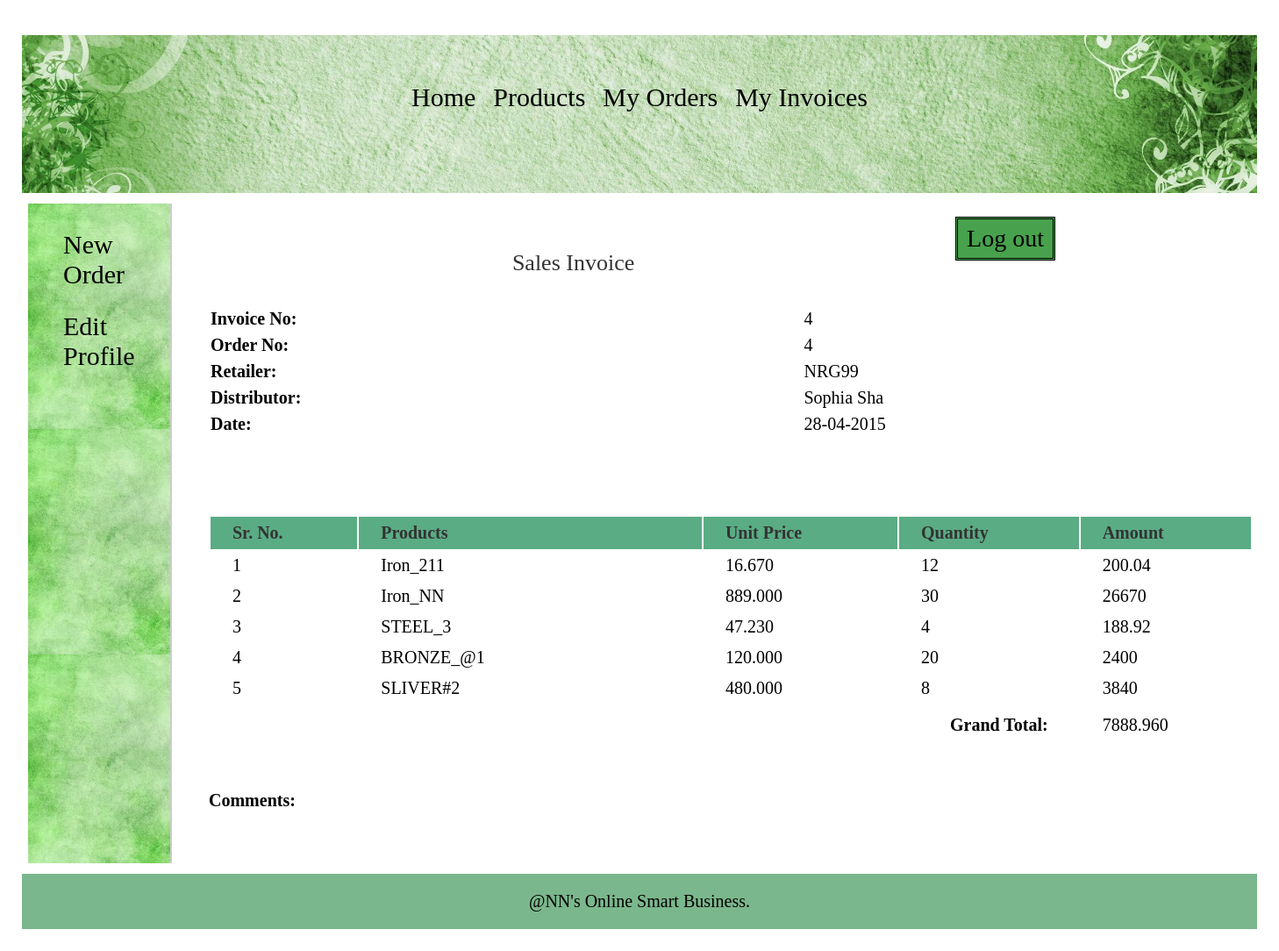
The page /retailer/view_invoice_items.php?id=4 (signed in) on the database its author committed.
### tables this page shows
CREATE TABLE `invoice` (
  `invoice_id` int(11) NOT NULL,
  `order_id` int(11) NOT NULL,
  `retailer_id` int(11) NOT NULL,
  `dist_id` int(11) NOT NULL,
  `date` date NOT NULL,
  `total_amount` decimal(10,3) NOT NULL,
  `comments` text DEFAULT NULL
);

CREATE TABLE `area` (
  `area_id` int(11) NOT NULL,
  `area_name` varchar(50) NOT NULL,
  `area_code` varchar(10) NOT NULL
);

CREATE TABLE `distributor` (
  `dist_id` int(11) NOT NULL,
  `dist_name` varchar(25) NOT NULL,
  `dist_email` varchar(50) DEFAULT NULL,
  `dist_phone` varchar(10) NOT NULL,
  `dist_address` varchar(200) DEFAULT NULL
);

CREATE TABLE `invoice_items` (
  `invoice_items_id` int(11) NOT NULL,
  `invoice_id` int(11) NOT NULL,
  `product_id` int(11) NOT NULL,
  `quantity` int(6) NOT NULL
);

CREATE TABLE `products` (
  `pro_id` int(11) NOT NULL,
  `pro_name` varchar(25) NOT NULL,
  `pro_desc` text DEFAULT NULL,
  `pro_price` decimal(10,3) NOT NULL,
  `unit` int(11) NOT NULL,
  `pro_cat` int(11) NOT NULL,
  `quantity` int(6) DEFAULT NULL
);

### retailer/view_invoice_items.php (the view, shortened to what this page needs)
<?php
	require("../includes/config.php");
include("translate.php");
	if(isset($_SESSION['retailer_login'])) {
		if(isset($_GET['id'])){
			$invoice_id = $_GET['id'];
			$queryInvoiceItems = "SELECT *,invoice_items.quantity as quantity FROM invoice,invoice_items,products WHERE invoice.invoice_id='$invoice_id' AND invoice_items.product_id=products.pro_id AND invoice_items.invoice_id=invoice.invoice_id";
			$resultInvoiceItems = mysqli_query($con,$queryInvoiceItems);
			$querySelectInvoice = "SELECT * FROM invoice,retailer,distributor,area WHERE invoice_id='$invoice_id' AND invoice.retailer_id=retailer.retailer_id AND retailer.area_id=area.area_id AND invoice.dist_id=distributor.dist_id";
			$resultSelectInvoice = mysqli_query($con,$querySelectInvoice);
			$rowSelectInvoice = mysqli_fetch_array($resultSelectInvoice);
		}
	}
	else {
		header('Location:../index.php');
	}
?>
<!DOCTYPE html>
<html>
<head>
	<link rel="stylesheet" href="../includes/main_style_ret.css" >
</head>
<body>
	<?php
		include("../includes/nav_retailer.inc.php");
		include("../includes/aside_retailer.inc.php");
	?>
	<section>
		<h1 style="text-align:center;">Sales Invoice</h1>
		<table class="table_infoFormat">
		<tr>
			<td><b> Invoice No: </b></td>
			<td> <?php echo $rowSelectInvoice['invoice_id']; ?> </td>
		</tr>
		<tr>
			<td><b> Order No: </b></td>
			<td> <?php echo $rowSelectInvoice['order_id']; ?> </td>
		</tr>
		<tr>
			<td><b> Retailer: </b></td>
			<td> <?php echo $rowSelectInvoice['area_code']; ?> </td>
		</tr>
		<tr>
			<td><b> Distributor: </b></td>
			<td> <?php echo $rowSelectInvoice['dist_name']; ?> </td>
		</tr>
		<tr>
			<td><b> Date: </b></td>
			<td> <?php echo date("d-m-Y",strtotime($rowSelectInvoice['date'])); ?> </td>
		</tr>
		</table>
		<form action="" method="POST" class="form">
		<table class="table_invoiceFormat" style="margin-top:50px;">
			<tr>
				<th style="padding-right:25px;"> Sr. No. </th>
				<th style="padding-right:150px;"> Products </th>
				<th style="padding-right:30px;"> Unit Price </th>
				<th style="padding-right:30px;"> Quantity </th>
				<th> Amount </th>
			</tr>
			<?php $i=1; while($rowInvoiceItems = mysqli_fetch_array($resultInvoiceItems)) { ?>
			<tr>
				<td> <?php echo $i; ?> </td>
				<td> <?php echo $rowInvoiceItems['pro_name']; ?> </td>
				<td> <?php echo $rowInvoiceItems['pro_price']; ?> </td>
				<td> <?php echo $rowInvoiceItems['quantity']; ?> </td>
				<td> <?php echo $rowInvoiceItems['quantity']*$rowInvoiceItems['pro_price']; ?> </td>
			</tr>
			<?php $i++; } ?>
			<tr style="height:40px;vertical-align:bottom;">
				<td colspan="4" style="text-align:right;"><b> Grand Total: </b></td>
				<td>
				<?php
					mysqli_data_seek($resultInvoiceItems,0);
					$rowInvoiceItems = mysqli_fetch_array($resultInvoiceItems);
					echo $rowInvoiceItems['total_amount'];
				?>
				</td>
			</tr>
		</table><br/><br/>
		<b>Comments:</b> <br/> <?php echo $rowSelectInvoice['comments']; ?>
		</form>
	</section>
	<?php
		include("../includes/footer.inc.php");
	?>
</body>
</html>

### includes/main_style_ret.css (style rules this page uses)
* { font-family: Georgia, serif; margin:5px; padding:5px; }
section { width:1000px; padding:10px; padding-bottom:40px; }
section h1 { margin-bottom:10px; font-weight:normal; color:#333; font-size: 26px; }
table { border-collapse: separate; width:125%; }
.table_invoiceFormat th { background-color: #5AAC84; color:#333; padding: 7px 25px; }
.table_invoiceFormat tr { border:none; }
.table_invoiceFormat td,.table_invoiceFormat tr { padding: 5px 25px; text-align: left; }
.table_infoFormat { margin:20px 5px 25px; }
.table_infoFormat td { padding:5px 5px 0px 0px; }
.table_infoFormat td:first-child { font-weight:bold; }

### includes/nav_retailer.inc.php (style rules this page uses)
body { font-family: Arial, Helvetica, sans-serif; }
* { box-sizing: border-box; }

### rows shown on the page
invoice: invoice_id "4", order "4", area.area_code "NRG99", dist.dist_name "Sophia Sha", date "28-04-2015", total_amount "7888.960"
invoice_items: product.pro_name "Iron_211", product.pro_price "16.670", quantity "12", $rowInvoiceItems['quantity']*$rowInvoiceItems['pro_price'] "200.04"
invoice_items: product.pro_name "Iron_NN", product.pro_price "889.000", quantity "30", $rowInvoiceItems['quantity']*$rowInvoiceItems['pro_price'] "26670"
invoice_items: product.pro_name "STEEL_3", product.pro_price "47.230", quantity "4", $rowInvoiceItems['quantity']*$rowInvoiceItems['pro_price'] "188.92"
invoice_items: product.pro_name "BRONZE_@1", product.pro_price "120.000", quantity "20", $rowInvoiceItems['quantity']*$rowInvoiceItems['pro_price'] "2400"
invoice_items: product.pro_name "SLIVER#2", product.pro_price "480.000", quantity "8", $rowInvoiceItems['quantity']*$rowInvoiceItems['pro_price'] "3840"
